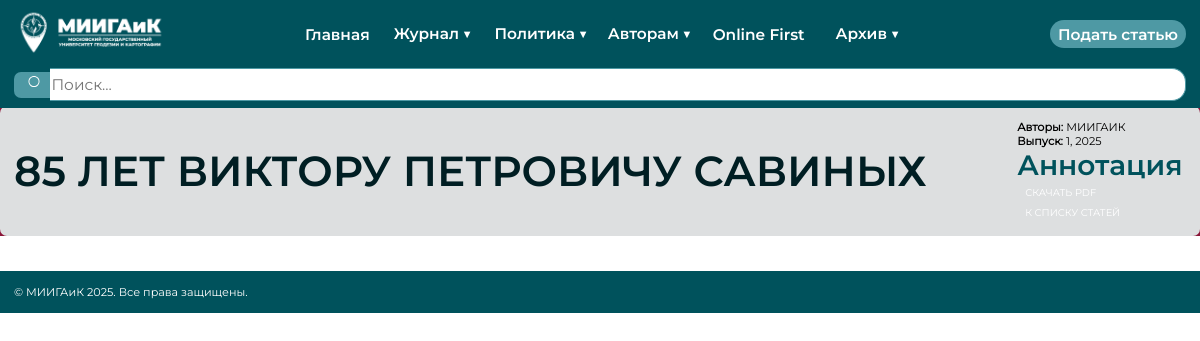
The page /articles/5/ on the database its author committed.
### journal/models.py (models this page shows, shortened)
class Article(models.Model):
    issue = models.ForeignKey(JournalIssue, on_delete=models.CASCADE, related_name='articles', verbose_name="Выпуск")
    title = models.CharField(max_length=500, verbose_name="Название статьи")
    rubric = models.CharField(max_length=200, verbose_name="Рубрика", blank=True)
    authors = models.CharField(max_length=500, verbose_name="Авторы")
    abstract = models.TextField(verbose_name="Аннотация", blank=True)
    pdf_file = models.FileField(upload_to=article_pdf_path, verbose_name="PDF файл статьи", blank=True, null=True)
    page_start = models.IntegerField(verbose_name="Стр. начало", default=0)
    page_end = models.IntegerField(verbose_name="Стр. конец", default=0)
    is_published = models.BooleanField(default=True, verbose_name="Опубликовано")
    created_at = models.DateTimeField(auto_now_add=True, verbose_name="Дата создания")
    class Meta:
        verbose_name = "Статья"
        verbose_name_plural = "Статьи"
        ordering = ['page_start']

class JournalIssue(models.Model):
    year = models.IntegerField(verbose_name="Год издания", default=2024)
    volume = models.CharField(max_length=50, verbose_name="Том (например, 67)", blank=True)
    number = models.CharField(max_length=50, verbose_name="Номер выпуска")
    publication_date = models.DateField(verbose_name="Дата выхода", blank=True, null=True)
    is_current = models.BooleanField(default=False, verbose_name="Текущий выпуск (на главной)")
    created_at = models.DateTimeField(auto_now_add=True, verbose_name="Дата создания записи")
    cover = models.ImageField(upload_to=issue_cover_path, verbose_name="Обложка (картинка)", blank=True, null=True)
    full_pdf = models.FileField(upload_to=issue_pdf_path, verbose_name="Полный PDF выпуска", blank=True, null=True)
    class Meta:
        verbose_name = "Выпуск"
        verbose_name_plural = "Выпуски"
        ordering = ['-year', '-number']

### journal/views.py (the view)
# urls.py: path('articles/<int:pk>/', views.ArticleDetailView.as_view(), name='article_detail'),
class ArticleDetailView(DetailView):
    model = Article
    template_name = 'journal/article_detail.html'
    context_object_name = 'article'

### templates/journal/article_detail.html (shortened to what this page needs)
{% extends 'journal/base.html' %}
{% load static %}
{% block content %}
<section class="info-section">
    <div class="section-content">
        <h1>{{ article.title }}</h1>
        <div class="article-detail">
            <div class="article-meta">
                <p><strong>Авторы:</strong> {{ article.authors }}</p>
                <p><strong>Выпуск:</strong> {{ article.issue.number }}, {{ article.issue.year }}</p>
            </div>
            <div class="article-abstract">
                <h2>Аннотация</h2>
            </div>
            <div class="article-actions">
                {% if article.pdf_file %}
                    <a href="{{ article.pdf_file.url }}" class="btn-download" target="_blank">Скачать PDF</a>
                {% endif %}
                <a href="{% url 'articles' %}" class="btn-back">К списку статей</a>
            </div>
        </div>
    </div>
</section>
{% endblock %}

### static/css/main.css (style rules this page uses)
* { font-family: "Montserrat-Reg", serif; margin: 0; }
html { scroll-behavior: smooth; overflow-x: hidden; }
body { margin: 0 auto; max-width: 100%; overflow: hidden; z-index: 1; }
section { width: 100%; max-width: calc(1920px - 300px); margin: 0 auto; }
h1 { font-size: 60px; font-family: "Montserrat-SemiBold"; text-transform: uppercase; color: #001e23; }
h2 { font-family: "Montserrat-SemiBold"; font-size: 40px; }
.info-section { background-color: #8b1538; margin-top: 155px; padding: 0px 0px; max-width: 100%; }
.section-content { width: 100%; margin-bottom: 40px; margin-right: auto; margin-left: auto; margin-top: 50px; background: #dddfe0; padding: 20px 20px; border-radius: 10px; box-sizing: border-box; }
.info-section .section-content { display: flex; justify-content: space-between; align-items: center; gap: 20px; }
.info-section .section-content a { display: flex; justify-content: space-between; align-items: center; gap: 5px; text-transform: uppercase; font-size: 14px; padding: 5px 10px; border-right: 2px solid transparent; border-left: 2px solid transparent; border-top: 2px solid transparent; border-bottom: 2px solid transparent; transition: 0.3s; }
@media (min-width: 1060px) and (max-width: 1210px) { body { zoom: 0.7; -ms-zoom: scale(0.7); -webkit-zoom: 0.7; } }
@media (min-width: 1060px) and (max-width: 1210px) { .info-section { margin-top: 152px; } }
.article-abstract { color: #00525c; font-family: 'Montserrat-SemiBold'; display: flex; justify-content: center; align-items: center; gap: 5px; transition: 0.3s; }

### rows shown on the page
Article: title "85 ЛЕТ ВИКТОРУ ПЕТРОВИЧУ САВИНЫХ", authors "МИИГАИК", issue.number "1", issue.year "2025"
